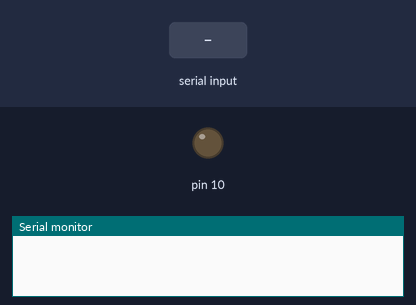
A sketch run on a simulated Arduino Uno, built with avr-gcc and run on an emulated ATmega328P. Shown: output pins drawn as LEDs (lit = HIGH), the last lines printed to the serial monitor. The inputs (shaded band) are chosen by the test bench.

Above: at 1.2 s.
1.3 s: "on" received over the second serial link
At 3.1 s:
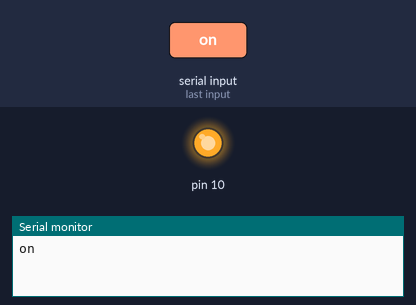
3.8 s: "off" received over the second serial link
At 6.1 s:
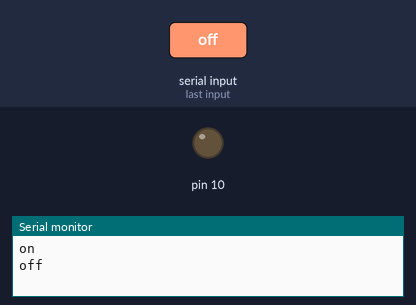
Timing chart, 0 to 7.6 s (numbered marks = the images above; inputs shaded):
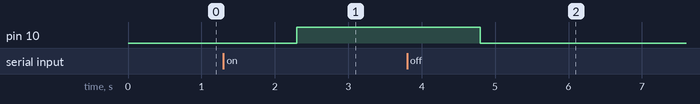

The sketch:

bluetooth.ino
```cpp
/*
Software used: Arduino Remote LITE (Bluetooth & Wifi)
Connect Arudino with Bluetooth module
    HC-06     Arduino
     +5V        5V
     GND        GND
     TX         5
     RX         4
*/

#include <SoftwareSerial.h>
#include<string.h>

const int rxPin = 5;
const int txPin = 4;

SoftwareSerial hc06(rxPin, txPin);

void setupHC06()
{
    hc06.begin(9600);
    pinMode(10, OUTPUT);
}
void setup()
{
    Serial.begin(9600);
    setupHC06();
}
void loop()
{
    if(hc06.available())
    {
        String msg = hc06.readString();
        Serial.println(msg);
        if(msg == "on") {
          digitalWrite(10, HIGH);
        }
        if(msg == "off")
        {
          digitalWrite(10, LOW);
        }
    }
}
```

Measured:
- after the input at 1.3 s, pin 10: LOW → HIGH after 1.0 s
- after the input at 3.8 s, pin 10: HIGH → LOW after 1.0 s
